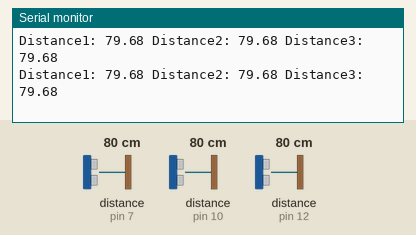
Recording of a sketch running on a simulated Arduino Uno, built with avr-gcc and run on an emulated ATmega328P. Parts: the last lines printed to the serial monitor. Wiring (inferred from the names in the program): 3 × ultrasonic range finder: trigger pin 6, echo pin 7 / trigger pin 9, echo pin 10 / trigger pin 11, echo pin 12. Inputs (shaded band) come from the test bench; at power-on: distance to the obstacle (sensors on pin 7, pin 10, pin 12) 80 cm. The echo pulse lasts 58.3 µs per cm.

Above: at 1.2 s.
1.3 s: distance to the obstacle (sensor on pin 7) set to 2 cm
At 1.48 s:
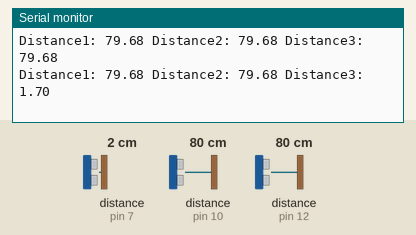
4.3 s: distance to the obstacle (sensor on pin 10) set to 2 cm
At 4.6 s:
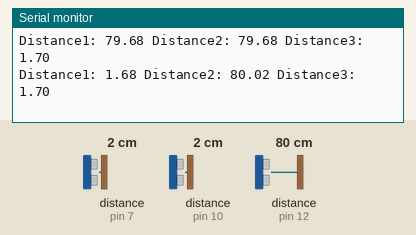
7.3 s: distance to the obstacle (sensor on pin 12) set to 2 cm
At 7.37 s:
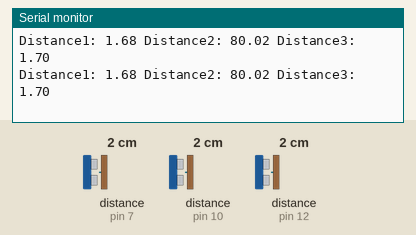
10.3 s: distance to the obstacle (sensor on pin 10) set to 120 cm
At 10.41 s:
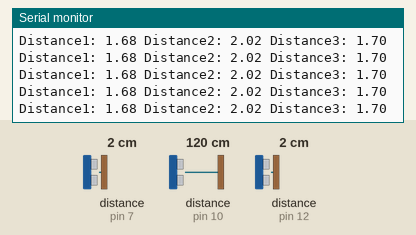
13.3 s: distance to the obstacle (sensor on pin 7) set to 4 cm
At 13.5 s:
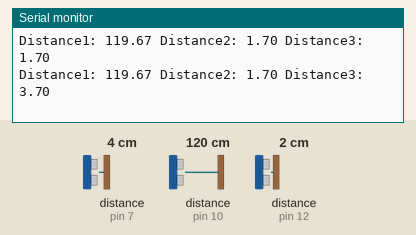
16.3 s: distance to the obstacle (sensor on pin 12) set to 4 cm
At 20.24 s:
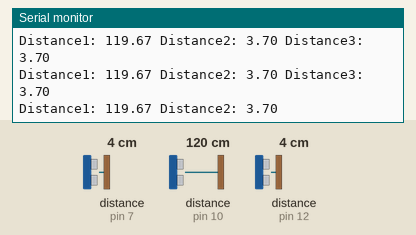
Timing chart, 0 to 20.3 s (numbered marks = the images above; inputs shaded):
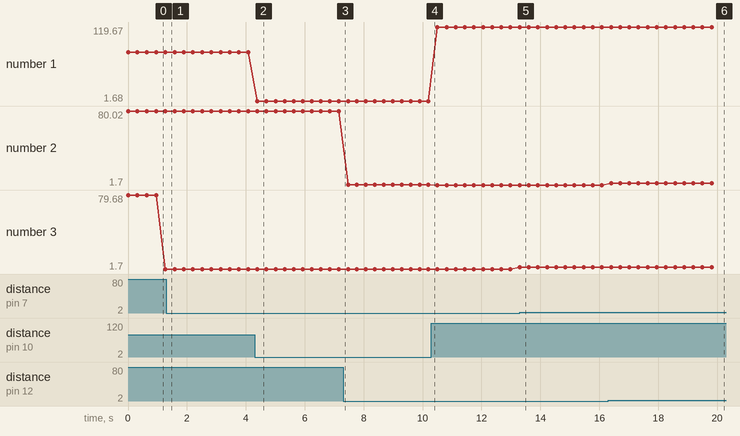

The sketch:

sensor_test.ino
```cpp
/* Names: B. Vukajlovic; M. Bellari; I. Ouhamcha
 * UvAnetIDs: 15225054; 14675218; 13690930
 * Study: BSc Informatica
 *
 * This file is used to test sensor data of multiple connected ultrasonic
 * sensors to an Arduino. Prints the distance of each sensor.
 *
 * Reference: https://projecthub.arduino.cc/Isaac100/getting-started-with-the-hc-sr04-ultrasonic-sensor-7cabe1
 */

const int trigPin1 = 9;
const int echoPin1 = 10;
const int trigPin2 = 11;
const int echoPin2 = 12;
const int trigPin3 = 6;
const int echoPin3 = 7;

float duration, distance;

void setup() {
  pinMode(trigPin1, OUTPUT);
  pinMode(echoPin1, INPUT);
  pinMode(trigPin2, OUTPUT);
  pinMode(echoPin2, INPUT);
  pinMode(trigPin3, OUTPUT);
  pinMode(echoPin3, INPUT);
  Serial.begin(9600);
}

float detect_distance(int trigPin, int echoPin) {
  digitalWrite(trigPin, LOW);
  delayMicroseconds(2);
  digitalWrite(trigPin, HIGH);
  delayMicroseconds(10);
  digitalWrite(trigPin, LOW);

  duration = pulseIn(echoPin, HIGH);
  distance = (duration*.0343) / 2;
  return distance;
}

void loop() {
  Serial.print("Distance1: ");
  Serial.print(detect_distance(trigPin1, echoPin1));
  delay(100);
  Serial.print(" Distance2: ");
  Serial.print(detect_distance(trigPin2, echoPin2));
  delay(100);
  Serial.print(" Distance3: ");
  Serial.println(detect_distance(trigPin3, echoPin3));
  delay(100);
}
```

Measured:
- after the input at 4.3 s, the serial monitor: prints a new line after 0.09 s (image 2)
- after the input at 16.3 s, the serial monitor: prints a new line after 0.10 s (image 6)
- plotted number 1: 79.68 → 1.68 after the input at 4.3 s, 1.68 → 119.67 after the input at 10.3 s
- plotted number 2: 79.68 → 80.02 after the input at 4.3 s, 80.02 → 2.02 after the input at 7.3 s
- plotted number 3: 1.7 → 3.7 after the input at 10.3 s
